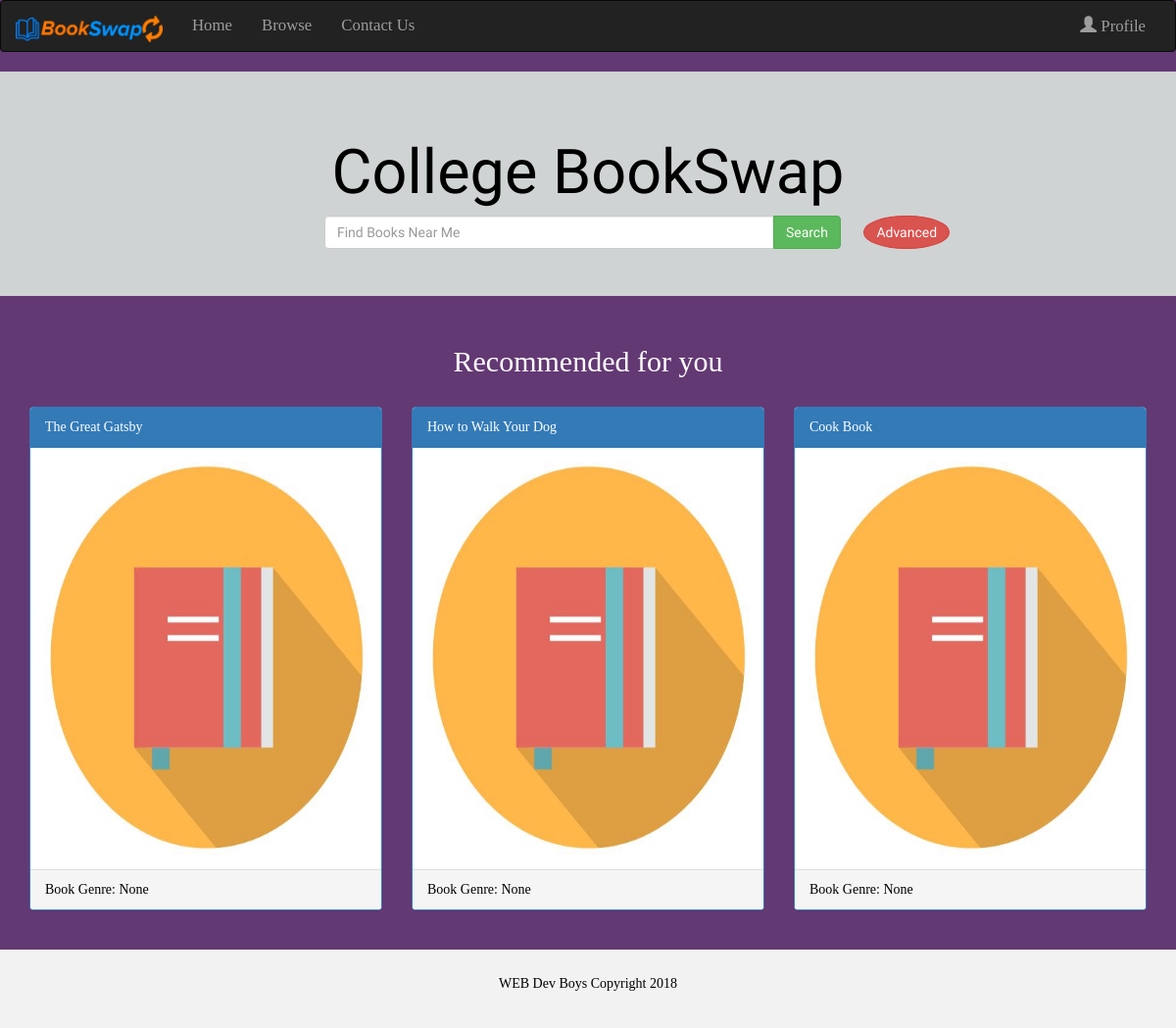
The page /BookSwap/ on the database its author committed.
### BookSwap/models.py (models this page shows, shortened)
class BookInstance(models.Model):
    id = models.UUIDField(primary_key=True, default=uuid.uuid4, help_text="Unique ID for this particular book across whole library")
    book = models.ForeignKey('Book', on_delete=models.SET_NULL, null=True)
    owner = models.ForeignKey('User', on_delete=models.CASCADE, null=True)
    instance_pic = models.ImageField(upload_to = 'bookinstance_imgs/', default = 'bookinstance_imgs/default_instance.jpg')
    CONDITION = (
        ('5','Like-New'), ('4','Good'), ('3','Average'), ('2','Bad'), ('1','Barely Readable'),
    )
    book_condition = models.CharField(max_length=1, choices=CONDITION, blank=True, default='5', help_text='Book condition')
    comment = models.CharField(max_length=500, default='', help_text='Additional comments about your book (e.g. pricing, books you want to swap it for, etc).')
    class Meta:
        ordering = ["book_condition"]

class Book(models.Model):
    title = models.CharField(max_length=200)
    author = models.ForeignKey('Author', on_delete=models.SET_NULL, null=True)
    summary = models.TextField(max_length=1000, help_text='Enter a brief description of the book')
    genre = models.ManyToManyField(Genre, help_text='Select a genre for this book')
    for_class = models.CharField('Class', max_length=200, help_text='Enter which class this textbook is for.', default='Not for a class.')
    class Meta:
        unique_together = (('title', 'author'),)

### BookSwap/views.py (the view)
# urls.py: path('', views.index, name='index'),
def index(request):
    queryset = BookInstance.objects.all()[:3]
    return render(
        request,
        'index.html',
        context={'queryset':queryset},
    )

### BookSwap/templates/index.html (shortened to what this page needs)
{% extends "base_generic.html" %}
		{% block content %}
		<div class = "jumbotron text-center">
			<h1>College BookSwap</h1>
			<form class="form-inline">
    		<div class="input-group">
      			<input type="search" class="form-control" size="50" placeholder="Find Books Near Me" required>
	      		<div class="input-group-btn">
	        		<button type="button" class="btn btn-success">Search</button>
	      		</div>
    		</div>
    		<a href="{% url 'profileOther' %}" class="btn btn-danger">Advanced</a>
  			</form>
		</div>
		<div class="container">
			<h2> Recommended for you </h2><br>
		    <div class="row">
		    	{% for bookInstance in queryset %}
			    <div class="col-sm-4">
			        <div class="panel panel-primary">
				        <div class="panel-heading">{{bookInstance.book.title}}</div>
				        <div class="panel-body"><img src="{{ bookInstance.instance_pic.url }}" alt="img" class="img-responsive" style="width:100%" alt="Numerical_Methods"></div>
				        <div class="panel-footer">Book Genre: {{bookInstance.book.genre.name}}</div>
			        </div>
			    </div>
			    {% endfor %}
		    </div>
		</div><br>
		{% endblock %}

### BookSwap/static/css/style.css (style rules this page uses)
body { font-family: 'Spectral SC'; color: black; background-color: #555; }
input { margin-bottom: 15px; }
h2 { color: white; text-align: center; }
.btn-danger { margin-left: 20px; border-radius: 49%; }
.input-group { margin-left: 100px; }
.jumbotron { font-family: 'Graduate'; background-color: #D0D3D4; }
.panel-body img { height: 400px; }

### BookSwap/templates/index.html (style rules this page uses)
body { font-family: 'Spectral SC'; background-color: #633974; }
h2 { color: white; text-align: center; }
.btn-danger { margin-left: 20px; border-radius: 49%; }
.input-group { margin-left: 100px; }
.jumbotron { font-family: 'Graduate'; background-color: #D0D3D4; }
.panel-body img { height: 400px; }

### rows shown on the page
BookInstance: book "The Great Gatsby", instance_pic (placeholder picture), book.genre.name "None"
BookInstance: book "How to Walk Your Dog", instance_pic (placeholder picture), book.genre.name "None"
BookInstance: book "Cook Book", instance_pic (placeholder picture), book.genre.name "None"
